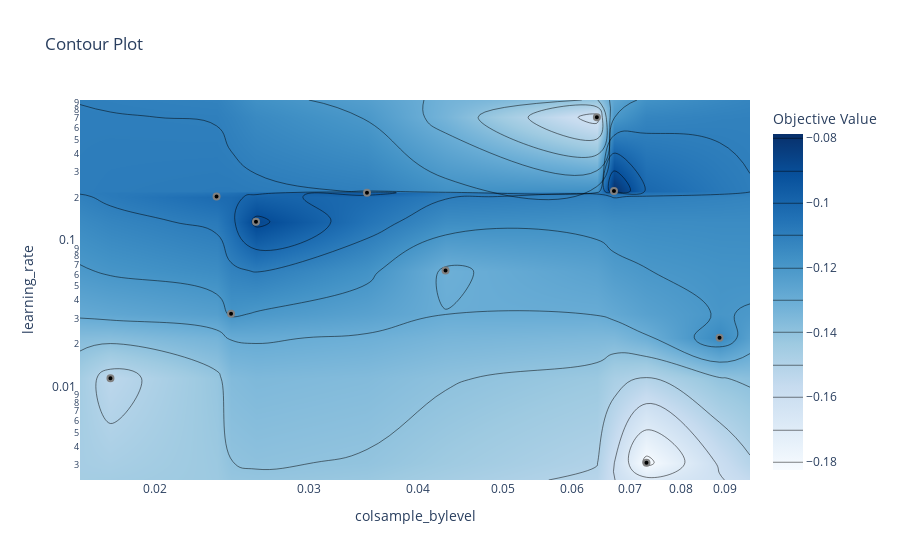

Write notebook code for a chart like this one.
### Code cell
optuna.visualization.plot_contour(study, ["colsample_bylevel", "learning_rate"])

### Figure 1 — Plotly figure (JSON) as saved in the notebook; plotly's stock layout.template omitted (floating-point values rounded to 4 significant figures; data arrays with more than 128 entries replaced by an {"elided": "..."} marker saying what was removed)
{"data": [{"colorbar": {"title": {"text": "Objective Value"}}, "colorscale": [[0, "rgb(247,251,255)"], [0.125, "rgb(222,235,247)"], [0.25, "rgb(198,219,239)"], [0.375, "rgb(158,202,225)"], [0.5, "rgb(107,174,214)"], [0.625, "rgb(66,146,198)"], [0.75, "rgb(33,113,181)"], [0.875, "rgb(8,81,156)"], [1, "rgb(8,48,107)"]], "connectgaps": true, "contours": {"coloring": "heatmap"}, "hoverinfo": "none", "line": {"smoothing": 1.3}, "reversescale": false, "type": "contour", "x": [0.01639, 0.01776, 0.0235, 0.02441, 0.02608, 0.03495, 0.04301, 0.06412, 0.06708, 0.07309, 0.08864, 0.09606], "y": [0.002364, 0.003103, 0.01173, 0.02214, 0.03237, 0.06382, 0.1376, 0.2044, 0.2172, 0.2234, 0.7116, 0.9339], "z": {"elided": "12x12 float values"}}, {"marker": {"color": "black", "line": {"color": "Grey", "width": 2}}, "mode": "markers", "showlegend": false, "type": "scatter", "x": [0.01776, 0.02441, 0.06412, 0.06708, 0.08864, 0.04301, 0.07309, 0.0235, 0.03495, 0.02608], "y": [0.01173, 0.03237, 0.7116, 0.2234, 0.02214, 0.06382, 0.003103, 0.2044, 0.2172, 0.1376]}], "layout": {"title": {"text": "Contour Plot"}, "xaxis": {"range": [-1.786, -1.017], "title": {"text": "colsample_bylevel"}, "type": "log"}, "yaxis": {"range": [-2.626, -0.02972], "title": {"text": "learning_rate"}, "type": "log"}}}
